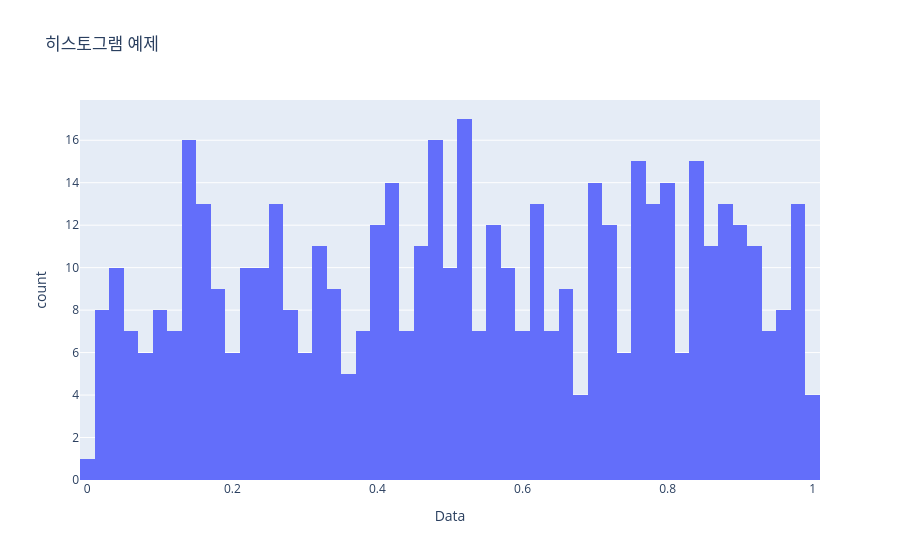

Notebook cell for this chart:
### Code cell
# 히스토그램 => 연속형 데이터의 분포를 구간별 막대로 나타내고자 할 때

import plotly.express as px
import pandas as pd
import numpy as np

df = pd.DataFrame({
    "Data": np.random.rand(500)
})

fig = px.histogram(
    df,
    x="Data",
    nbins=50, #number of bins => bin => 구간 | 막대하나
    title = "히스토그램 예제"
)

fig.show()

### Figure 1 — Plotly figure (JSON) as saved in the notebook; plotly's stock layout.template omitted (floating-point values rounded to 4 significant figures; data arrays with more than 128 entries replaced by an {"elided": "..."} marker saying what was removed)
{"data": [{"alignmentgroup": "True", "bingroup": "x", "hovertemplate": "Data=%{x}<br>count=%{y}<extra></extra>", "legendgroup": "", "marker": {"color": "#636efa", "pattern": {"shape": ""}}, "name": "", "nbinsx": 50, "offsetgroup": "", "orientation": "v", "showlegend": false, "type": "histogram", "x": {"elided": "500 float values"}, "xaxis": "x", "yaxis": "y"}], "layout": {"barmode": "relative", "legend": {"tracegroupgap": 0}, "title": {"text": "히스토그램 예제"}, "xaxis": {"anchor": "y", "domain": [0, 1], "title": {"text": "Data"}}, "yaxis": {"anchor": "x", "domain": [0, 1], "title": {"text": "count"}}}}
